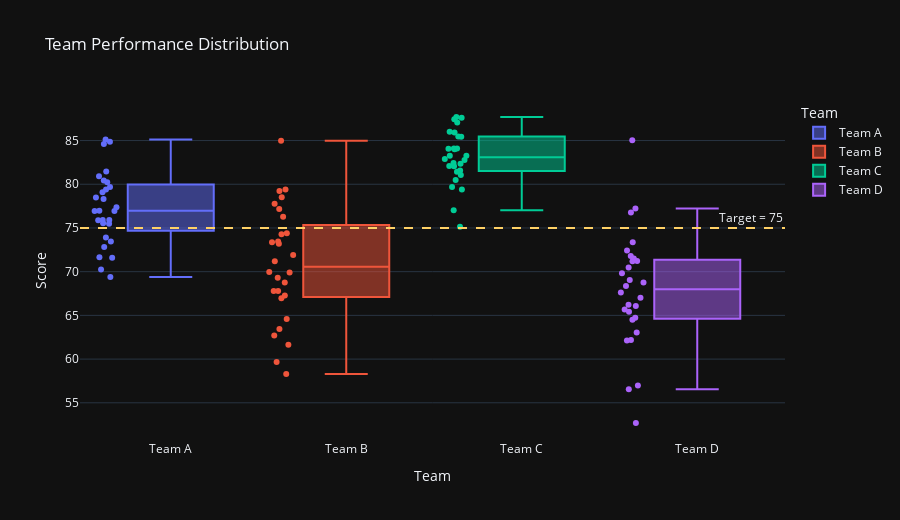

Write notebook code for a chart like this one.
### Markdown cell above
### 📝 Exercise 3 – Box Plot: Team Performance

**Goal:** Compare score distributions for four different teams using an interactive box plot with all underlying data points visible.

**Tasks:**
- Generate around 20–30 scores for each of 4 teams, e.g. `Team A`, `Team B`, `Team C`, `Team D` (you can use `numpy.random.normal`).
- Build a `DataFrame` with columns `Team` and `Score`.
- Create a box plot using `px.box` (or `go.Box`) with `Team` on the x-axis and `Score` on the y-axis.
- Display all underlying data points on top of the boxes (e.g. `points='all'`).
- Color boxes by `Team`.
- **Bonus:** Add a horizontal target line (e.g. 75 points) with `fig.add_hline(...)`.

**Reflection (write in a separate cell or as comments):**
- Which team appears most consistent (small variation)? Which teams have many outliers?

### Code cell
# Exercise 3 – Box Plot: Team Performance
import plotly.express as px
import numpy as np
import pandas as pd
from pathlib import Path

out_dir = Path("export")
out_dir.mkdir(exist_ok=True)

np.random.seed(42)

team_scores = {
    "Team A": np.random.normal(78, 4.5, 28),
    "Team B": np.random.normal(72, 7.0, 28),
    "Team C": np.random.normal(83, 3.0, 28),
    "Team D": np.random.normal(69, 8.5, 28),
}

rows = []
for team, scores in team_scores.items():
    for score in scores:
        rows.append({"Team": team, "Score": float(score)})

df_teams = pd.DataFrame(rows)

fig_box = px.box(
    df_teams,
    x="Team",
    y="Score",
    color="Team",
    points="all",
    title="Team Performance Distribution",
    template="plotly_dark",
    height=520,
)
fig_box.add_hline(y=75, line_dash="dash", line_color="#FFD166", annotation_text="Target = 75")
fig_box.write_html(out_dir / "ex3_team_boxplot.html", include_plotlyjs="cdn")
fig_box.show()

df_teams.groupby("Team")["Score"].describe().round(2)

### Figure 1 — Plotly figure (JSON) as saved in the notebook; plotly's stock layout.template omitted (floating-point values rounded to 4 significant figures)
{"data": [{"alignmentgroup": "True", "boxpoints": "all", "hovertemplate": "Team=%{x}<br>Score=%{y}<extra></extra>", "legendgroup": "Team A", "marker": {"color": "#636efa"}, "name": "Team A", "notched": false, "offsetgroup": "Team A", "orientation": "v", "showlegend": true, "type": "box", "x": ["Team A", "Team A", "Team A", "Team A", "Team A", "Team A", "Team A", "Team A", "Team A", "Team A", "Team A", "Team A", "Team A", "Team A", "Team A", "Team A", "Team A", "Team A", "Team A", "Team A", "Team A", "Team A", "Team A", "Team A", "Team A", "Team A", "Team A", "Team A"], "x0": " ", "xaxis": "x", "y": [80.24, 77.38, 80.91, 84.85, 76.95, 76.95, 85.11, 81.45, 75.89, 80.44, 75.91, 75.9, 79.09, 69.39, 70.24, 75.47, 73.44, 79.41, 73.91, 71.64, 84.6, 76.98, 78.3, 71.59, 75.55, 78.5, 72.82, 79.69], "y0": " ", "yaxis": "y"}, {"alignmentgroup": "True", "boxpoints": "all", "hovertemplate": "Team=%{x}<br>Score=%{y}<extra></extra>", "legendgroup": "Team B", "marker": {"color": "#EF553B"}, "name": "Team B", "notched": false, "offsetgroup": "Team B", "orientation": "v", "showlegend": true, "type": "box", "x": ["Team B", "Team B", "Team B", "Team B", "Team B", "Team B", "Team B", "Team B", "Team B", "Team B", "Team B", "Team B", "Team B", "Team B", "Team B", "Team B", "Team B", "Team B", "Team B", "Team B", "Team B", "Team B", "Team B", "Team B", "Team B", "Team B", "Team B", "Team B"], "x0": " ", "xaxis": "x", "y": [67.8, 69.96, 67.79, 84.97, 71.91, 64.6, 77.76, 63.45, 73.46, 58.28, 62.7, 73.38, 77.17, 73.2, 71.19, 69.89, 61.65, 66.96, 68.78, 79.4, 74.41, 59.66, 74.27, 69.3, 67.26, 76.28, 79.22, 78.52], "y0": " ", "yaxis": "y"}, {"alignmentgroup": "True", "boxpoints": "all", "hovertemplate": "Team=%{x}<br>Score=%{y}<extra></extra>", "legendgroup": "Team C", "marker": {"color": "#00cc96"}, "name": "Team C", "notched": false, "offsetgroup": "Team C", "orientation": "v", "showlegend": true, "type": "box", "x": ["Team C", "Team C", "Team C", "Team C", "Team C", "Team C", "Team C", "Team C", "Team C", "Team C", "Team C", "Team C", "Team C", "Team C", "Team C", "Team C", "Team C", "Team C", "Team C", "Team C", "Team C", "Team C", "Team C", "Team C", "Team C", "Team C", "Team C", "Team C"], "x0": " ", "xaxis": "x", "y": [80.48, 82.07, 83.99, 85.93, 81.56, 82.44, 79.68, 79.41, 85.44, 87.07, 82.78, 86.01, 84.08, 81.06, 84.08, 87.61, 82.89, 87.69, 75.14, 85.47, 83.26, 82.1, 83.28, 77.04, 82.34, 84.07, 87.43, 81.45], "y0": " ", "yaxis": "y"}, {"alignmentgroup": "True", "boxpoints": "all", "hovertemplate": "Team=%{x}<br>Score=%{y}<extra></extra>", "legendgroup": "Team D", "marker": {"color": "#ab63fa"}, "name": "Team D", "notched": false, "offsetgroup": "Team D", "orientation": "v", "showlegend": true, "type": "box", "x": ["Team D", "Team D", "Team D", "Team D", "Team D", "Team D", "Team D", "Team D", "Team D", "Team D", "Team D", "Team D", "Team D", "Team D", "Team D", "Team D", "Team D", "Team D", "Team D", "Team D", "Team D", "Team D", "Team D", "Team D", "Team D", "Team D", "Team D", "Team D"], "x0": " ", "xaxis": "x", "y": [62.13, 64.74, 76.78, 71.79, 64.5, 73.36, 69.83, 77.23, 63.03, 66.21, 65.67, 56.56, 71.52, 71.22, 69.04, 67.01, 56.97, 65.42, 66.09, 62.18, 67.63, 72.43, 85.03, 70.48, 71.19, 68.37, 52.69, 68.77], "y0": " ", "yaxis": "y"}], "layout": {"annotations": [{"showarrow": false, "text": "Target = 75", "x": 1, "xanchor": "right", "xref": "x domain", "y": 75, "yanchor": "bottom", "yref": "y"}], "boxmode": "overlay", "height": 520, "legend": {"title": {"text": "Team"}, "tracegroupgap": 0}, "shapes": [{"line": {"color": "#FFD166", "dash": "dash"}, "type": "line", "x0": 0, "x1": 1, "xref": "x domain", "y0": 75, "y1": 75, "yref": "y"}], "title": {"text": "Team Performance Distribution"}, "xaxis": {"anchor": "y", "categoryarray": ["Team A", "Team B", "Team C", "Team D"], "categoryorder": "array", "domain": [0, 1], "title": {"text": "Team"}}, "yaxis": {"anchor": "x", "domain": [0, 1], "title": {"text": "Score"}}}}
